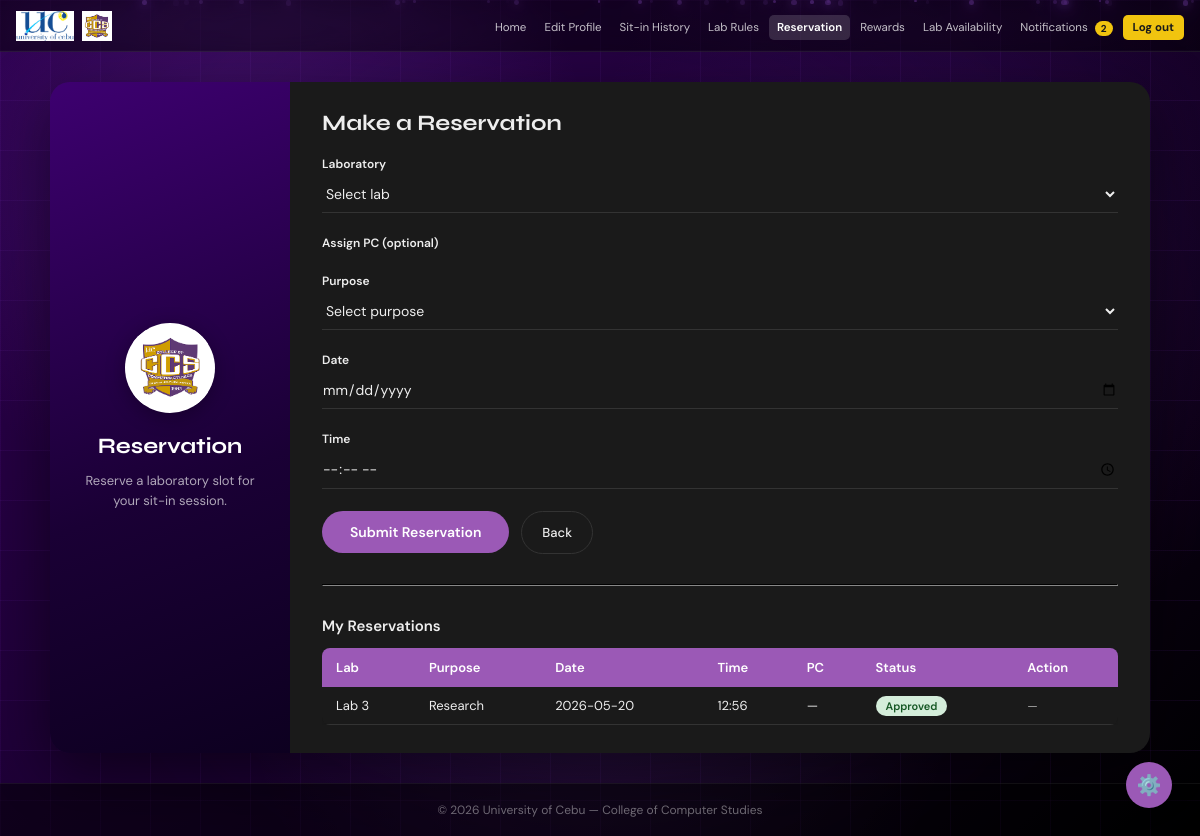
Page /student/reservation (signed in) on the earlier database version.
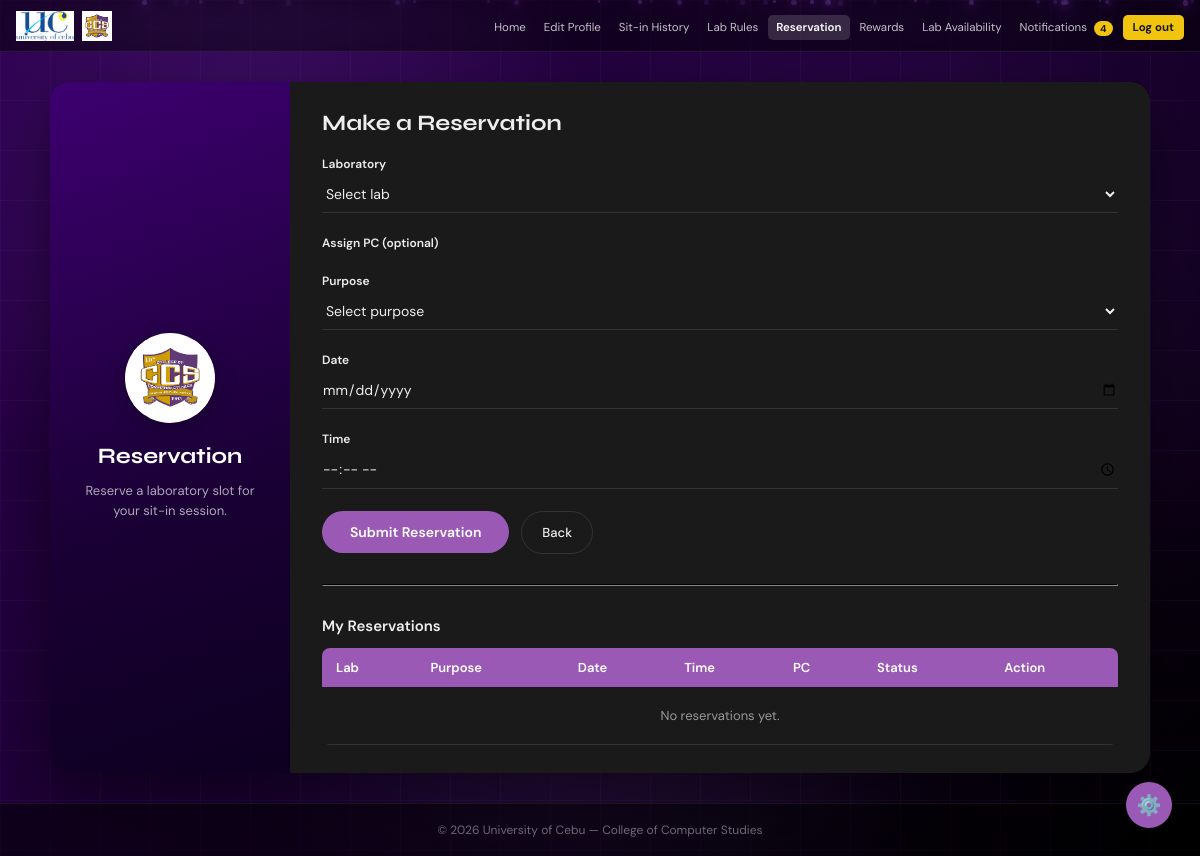
Same page on the later database version.
### tables this page shows
CREATE TABLE reservations (
        id INTEGER PRIMARY KEY AUTOINCREMENT,
        idnum TEXT NOT NULL,
        name TEXT NOT NULL,
        lab TEXT NOT NULL,
        purpose TEXT NOT NULL DEFAULT '',
        date TEXT NOT NULL,
        time TEXT NOT NULL,
        status TEXT NOT NULL DEFAULT 'Pending'
    , pc_id INTEGER);

### app.py (the view, shortened to what this page needs)
@app.route('/student/reservation', methods=['GET', 'POST'])
def student_reservation():
    if not student_required():
        return redirect(url_for('login'))
    conn = get_db()
    status_row = conn.execute("SELECT value FROM settings WHERE key = 'reservations_enabled'").fetchone()
    reservations_enabled = (status_row['value'] == '1') if status_row else True
    conn.close()
    if not reservations_enabled:
        flash('Reservations are currently disabled by the administrator.', 'error')
    error = None
    conn = get_db()
    labs = conn.execute('SELECT * FROM laboratory ORDER BY lab_name').fetchall()
    reservations = conn.execute('''
        SELECT r.*, cu.pc_number
        FROM reservations r
        LEFT JOIN computer_units cu ON r.pc_id = cu.id
        WHERE r.idnum = ?
        ORDER BY r.id DESC
    ''', (session['user_idnum'],)).fetchall()
    conn.close()
    return render_template('student/reservationStudent.html',
                           error=error,
                           labs=labs,
                           reservations=reservations,
                           reservations_enabled=reservations_enabled)

### app.py (called while the page is built, shortened)
def get_db():
    conn = sqlite3.connect(os.path.join(BASE_DIR, 'database.db'))
    conn.row_factory = sqlite3.Row
    return conn

@app.before_request
def csrf_protect():
    if 'csrf_token' not in session:
        session['csrf_token'] = secrets.token_hex(16)
    if request.method == "POST":
        token = session.get('csrf_token', '')
        form_token = request.form.get('csrf_token', '')
        if not token or token != form_token:
            flash('Invalid request. Please try again.', 'error')
            return redirect(request.url)

@app.context_processor
def inject_unread_count():
    if 'user_id' in session and session.get('role') == 'student':
        conn = get_db()
        count = conn.execute('''
            SELECT COUNT(*) FROM notifications
            WHERE is_read = 0 AND (idnum = ? OR idnum = 'global')
        ''', (session['user_idnum'],)).fetchone()[0]
        conn.close()
        return dict(unread_count=count)

def student_required():
    return 'user_id' in session and session.get('role') == 'student'

### templates/student/reservationStudent.html (shortened to what the changed rows need)
<!DOCTYPE html>
<html lang="en" data-theme="dark">
<head>
  <link rel="stylesheet" href="{{ url_for('static', filename='style.css') }}" />
  <link href="https://cdnjs.cloudflare.com/ajax/libs/toastr.js/latest/toastr.min.css" rel="stylesheet"/>
</head>
<body>
  <nav>
    <ul class="nav-links">
      <li>
        <a href="{{ url_for('student_notifications') }}">
          Notifications
          {% if unread_count > 0 %}
            <span class="notification-badge">{{ unread_count }}</span>
          {% endif %}
        </a>
      </li>
    </ul>
  </nav>
  <main class="admin-main">
    <div class="admin-split-card">
      <div class="split-left">
        <h2 class="split-title">Reservation</h2>
      </div>
      <div class="split-right">
        <h2 class="form-title">Make a Reservation</h2>
        <div class="table-wrap">
          <table class="admin-table">
            <thead><tr><th>Lab</th><th>Purpose</th><th>Date</th><th>Time</th><th>PC</th><th>Status</th><th>Action</th></tr></thead>
            <tbody>
              {% for r in reservations %}
              <tr>
                <td>{{ r['lab'] }}</td>
                <td>{{ r['purpose'] }}</td>
                <td>{{ r['date'] }}</td>
                <td>{{ r['time'] }}</td>
                <td>{{ r['pc_number'] if r['pc_number'] else '—' }}</td>
                <td>
                  {% if r['status'] == 'Pending' %}<span class="badge badge-pending">Pending</span>
                  {% elif r['status'] == 'Approved' %}<span class="badge badge-active">Approved</span>
                  {% elif r['status'] == 'Cancelled' %}<span class="badge" style="background:#6b7280;color:#fff;padding:2px 8px;border-radius:12px;font-size:11px;font-weight:600;">Cancelled</span>
                  {% else %}<span class="badge badge-done">Rejected</span>{% endif %}
                </td>
                <td>
                  {% if r['status'] == 'Pending' %}
                  <form method="POST" action="{{ url_for('cancel_reservation', reservation_id=r['id']) }}" style="display:inline;">
                    <input type="hidden" name="csrf_token" value="{{ session['csrf_token'] }}">
                    <button type="submit" class="btn-delete" style="font-size:11px;padding:4px 10px;"
                      onclick="return confirm('Cancel this reservation?')">Cancel</button>
                  </form>
                  {% else %}
                  <span style="color:var(--muted);font-size:12px;">—</span>
                  {% endif %}
                </td>
              </tr>
              {% else %}<tr><td colspan="7" class="no-data">No reservations yet.</td></tr>{% endfor %}
            </tbody>
          </table>
        </div>
      </div>
    </div>
  </main>
</body>
</html>

Differences in the rows shown:
removed reservations: lab "Lab 3", purpose "Research", date "2026-05-20", time "12:56", r "—", status "Approved"
Other differences:
{{ unread_count }}: "2" → "4"
text now shown: "No reservations yet."
